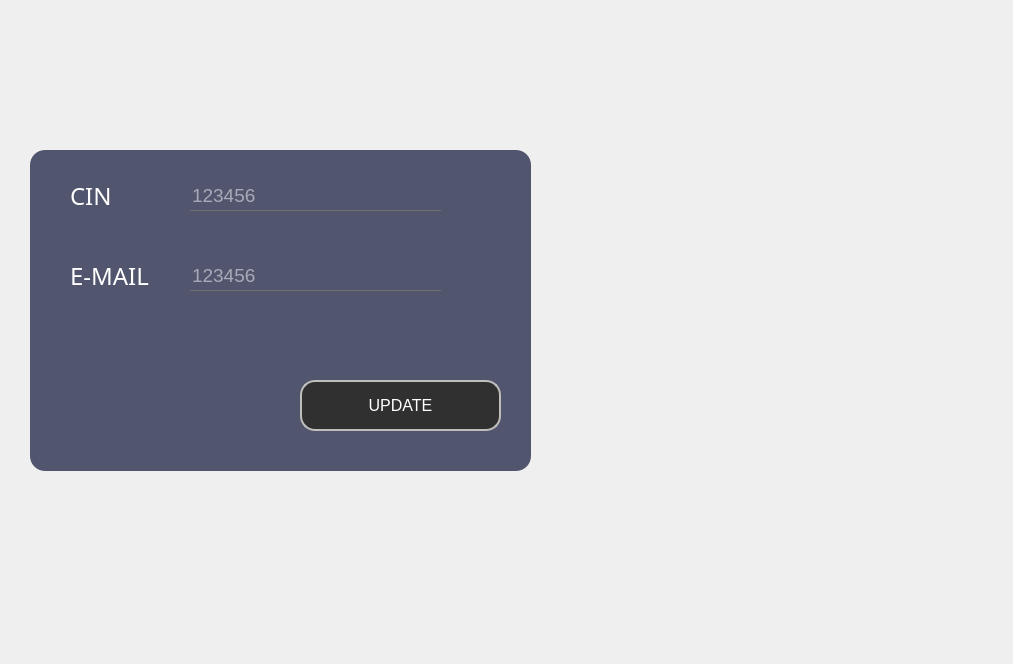
<?xml version="1.0" encoding="UTF-8"?>
<ui version="4.0">
 <class>Modify</class>
 <widget class="QDialog" name="Modify">
  <property name="geometry">
   <rect>
    <x>0</x>
    <y>0</y>
    <width>1013</width>
    <height>664</height>
   </rect>
  </property>
  <property name="windowTitle">
   <string>Dialog</string>
  </property>
  <property name="styleSheet">
   <string notr="true">*{
	background:url(C:/Users/ALA/Desktop/2A/projet/hammerrr.jpg) ;
}</string>
  </property>
  <widget class="QFrame" name="add_employee">
   <property name="geometry">
    <rect>
     <x>30</x>
     <y>150</y>
     <width>501</width>
     <height>321</height>
    </rect>
   </property>
   <property name="styleSheet">
    <string notr="true">QFrame
{
	background:#51556e;
    border-radius:15px;
}</string>
   </property>
   <property name="frameShape">
    <enum>QFrame::StyledPanel</enum>
   </property>
   <property name="frameShadow">
    <enum>QFrame::Raised</enum>
   </property>
   <widget class="QLabel" name="label_8">
    <property name="geometry">
     <rect>
      <x>380</x>
      <y>450</y>
      <width>231</width>
      <height>171</height>
     </rect>
    </property>
    <property name="text">
     <string/>
    </property>
    <property name="pixmap">
     <pixmap>D:/QTprojet/smart court.png</pixmap>
    </property>
    <property name="scaledContents">
     <bool>true</bool>
    </property>
   </widget>
   <widget class="QPushButton" name="update">
    <property name="geometry">
     <rect>
      <x>270</x>
      <y>230</y>
      <width>201</width>
      <height>51</height>
     </rect>
    </property>
    <property name="font">
     <font>
      <pointsize>12</pointsize>
     </font>
    </property>
    <property name="styleSheet">
     <string notr="true">*{
color:white;
border-radius: 15px;
background:#303030;
border: 2px solid #bfbeba;
}

*:hover
{
	color:#303030;
	border-radius:15px;
	background:white;
border: 2px solid #bfbeba;
}</string>
    </property>
    <property name="text">
     <string>UPDATE</string>
    </property>
   </widget>
   <widget class="QLineEdit" name="MCin">
    <property name="geometry">
     <rect>
      <x>160</x>
      <y>30</y>
      <width>251</width>
      <height>31</height>
     </rect>
    </property>
    <property name="font">
     <font>
      <pointsize>14</pointsize>
     </font>
    </property>
    <property name="acceptDrops">
     <bool>true</bool>
    </property>
    <property name="styleSheet">
     <string notr="true">*{
background:transparent;
border:none;
color:white;
border-bottom:1px solid #717072;
}</string>
    </property>
    <property name="inputMask">
     <string/>
    </property>
    <property name="text">
     <string/>
    </property>
    <property name="maxLength">
     <number>32767</number>
    </property>
    <property name="echoMode">
     <enum>QLineEdit::Normal</enum>
    </property>
    <property name="placeholderText">
     <string>123456</string>
    </property>
   </widget>
   <widget class="QLabel" name="label_7">
    <property name="geometry">
     <rect>
      <x>40</x>
      <y>20</y>
      <width>51</width>
      <height>51</height>
     </rect>
    </property>
    <property name="styleSheet">
     <string notr="true">*{
    font-family:century gothic;
    font-size:24px;
	color:white;
}

</string>
    </property>
    <property name="text">
     <string>CIN</string>
    </property>
   </widget>
   <widget class="QLabel" name="label_9">
    <property name="geometry">
     <rect>
      <x>40</x>
      <y>100</y>
      <width>91</width>
      <height>51</height>
     </rect>
    </property>
    <property name="styleSheet">
     <string notr="true">*{
    font-family:century gothic;
    font-size:24px;
	color:white;
}

</string>
    </property>
    <property name="text">
     <string>E-MAIL</string>
    </property>
   </widget>
   <widget class="QLineEdit" name="MEMAIL">
    <property name="geometry">
     <rect>
      <x>160</x>
      <y>110</y>
      <width>251</width>
      <height>31</height>
     </rect>
    </property>
    <property name="font">
     <font>
      <pointsize>14</pointsize>
     </font>
    </property>
    <property name="acceptDrops">
     <bool>true</bool>
    </property>
    <property name="styleSheet">
     <string notr="true">*{
background:transparent;
border:none;
color:white;
border-bottom:1px solid #717072;
}</string>
    </property>
    <property name="inputMask">
     <string/>
    </property>
    <property name="text">
     <string/>
    </property>
    <property name="maxLength">
     <number>32767</number>
    </property>
    <property name="echoMode">
     <enum>QLineEdit::Normal</enum>
    </property>
    <property name="placeholderText">
     <string>123456</string>
    </property>
   </widget>
   <zorder>label_8</zorder>
   <zorder>update</zorder>
   <zorder>label_7</zorder>
   <zorder>MCin</zorder>
   <zorder>label_9</zorder>
   <zorder>MEMAIL</zorder>
  </widget>
 </widget>
 <resources/>
 <connections/>
</ui>
